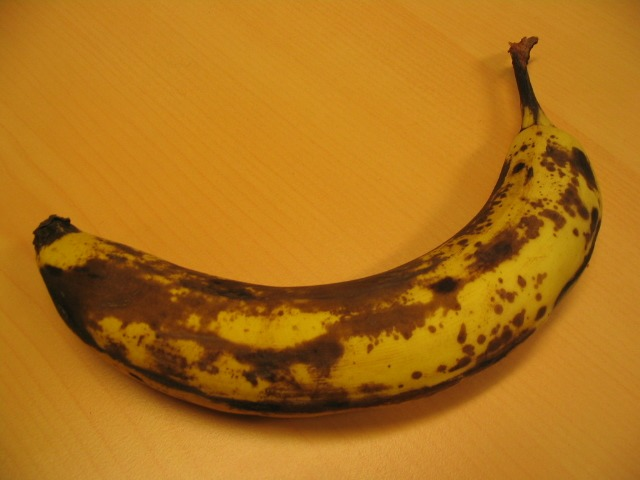
#> input picture Assignment_3/images/banana1.jpg, 640 x 480 px; its folder holds 8 pictures in this run; the run also reads 1 picture not shown here
$ jupyter execute --allow-errors grabcut.ipynb
#> lines starting #> are read from the running program, lines starting #| are printed output that depends on the picture; after the words box and inside, x2 and y2 are one past the last pixel; in counts of white or black regions, pixels touching at a corner belong together
[cell 1]
import numpy as np
import cv2
import glob
from sklearn.mixture import GaussianMixture
from scipy.stats import multivariate_normal as mvn
import igraph
from copy import deepcopy
import matplotlib.pyplot as plt

[cell 2]
from sklearn.cluster import KMeans
import numpy as np

class GaussianMixture:
    def __init__(self, X, n_components=5):
        self.n_components = n_components
        self.n_features = X.shape[1]
        self.n_samples = np.zeros(self.n_components)

        ## pi- mixing coefficient matrix
        self.coefs = np.zeros(self.n_components)
        ## means of n_components gaussains
        self.means = np.zeros((self.n_components, self.n_features))
        ## covariances matrices of n_component gaussians
        self.covariances = np.zeros((self.n_components, self.n_features,
                                     self.n_features))
        #print(X.shape)
        ##
        self.init_with_kmeans(X)

    def init_with_kmeans(self, X):
        ## initialize KMeans with n_components and get labels of each point
        label = KMeans(n_clusters=self.n_components, n_init=1).fit(X).labels_
        ## Compute k-means clustering
        self.fit(X, label)

    def calc_score(self, X, ci):
        score = np.zeros(X.shape[0])
        if self.coefs[ci] > 0:
            diff = X - self.means[ci]
            mult = np.einsum(
                'ij,ij->i', diff,
                np.dot(np.linalg.inv(self.covariances[ci]), diff.T).T)
            score = np.exp(-.5 * mult) / np.sqrt(2 * np.pi) / \
                np.sqrt(np.linalg.det(self.covariances[ci]))

        return score

    def calc_prob(self, X):
        prob = [self.calc_score(X, ci) for ci in range(self.n_components)]
        return np.dot(self.coefs, prob)

    def which_component(self, X):
        prob = np.array(
            [self.calc_score(X, ci) for ci in range(self.n_components)]).T
        return np.argmax(prob, axis=1)

    def fit(self, X, labels):
        assert self.n_features == X.shape[1]

        self.n_samples[:] = 0
        self.coefs[:] = 0

        uni_labels, count = np.unique(labels, return_counts=True)
        self.n_samples[uni_labels] = count

        variance = 0.01
        for ci in uni_labels:
            n = self.n_samples[ci]

            self.coefs[ci] = n / np.sum(self.n_samples)
            self.means[ci] = np.mean(X[ci == labels], axis=0)
            self.covariances[ci] = 0 if self.n_samples[ci] <= 1 else np.cov(
                X[ci == labels].T)

            det = np.linalg.det(self.covariances[ci])
            if det <= 0:
                self.covariances[ci] += np.eye(self.n_features) * variance
                det = np.linalg.det(self.covariances[ci])

[cell 3]
BG = 0
FG = 1
PR_BG = 2
PR_FG = 3

[cell 4]
class Grabcut:
    def __init__ (self, ip_img, mask, rect, num_gmm = 5, gamma = 50, neighbors = 8):
        self.img = np.asarray(ip_img, dtype=np.float64)
        self.out_image = deepcopy(ip_img)
        self.rows, self.cols, _ = self.img.shape
        self.mask = mask
        if rect is not None:
            self.mask[rect[1]:rect[1] + rect[3],rect[0]:rect[0] + rect[2]] = PR_FG
        self.assign_fg_bg()
        self.gmm_comp = num_gmm
        self.gamma = gamma
        self.neighbours = neighbors
        self.calc_smoothness_term()

        ## Initialize fg and bg GMMs with th respective pixels as data points
        self.fg_gmm = GaussianMixture(self.img[self.fgd_indexes], n_components = self.gmm_comp)
        self.bg_gmm = GaussianMixture(self.img[self.bgd_indexes], n_components = self.gmm_comp)

        ## GMM label of each pixel
        self.label_gmm = np.empty((self.rows, self.cols), dtype=np.uint32)

        ## Define two extra nodes of source and sink with there node numbers as n*m, n*m+1
        self.source_s = self.cols * self.rows
        self.sink_t = self.source_s + 1

    def assign_fg_bg(self):
        self.bgd_indexes = np.where(np.logical_or(self.mask == BG, self.mask == PR_BG))
        #print(self.fg_idx)
        self.fgd_indexes = np.where(np.logical_or(self.mask == FG, self.mask == PR_FG))

    def calc_smoothness_term(self):
        left_pix_diff = self.img[:, 1:] - self.img[:,:-1]
        upleft_pix_diff = self.img[1:, 1:] - self.img[:-1, :-1]
        up_pix_diff = self.img[1:, :] - self.img[:-1, :]
        upright_pix_diff = self.img[1:, :-1] - self.img[:-1, 1:]

        #self.beta = np.linalg.norm(left_pix_diff)**2 + np.linalg.norm(upleft_pix_diff)**2 + np.linalg.norm(up_pix_diff)**2 + np.linalg.norm(upright_pix_diff)**2

        self.beta = np.linalg.norm(left_pix_diff)**2 + np.linalg.norm(up_pix_diff)**2
        if self.neighbours == 8:
            self.beta += np.linalg.norm(upleft_pix_diff)**2 + np.linalg.norm(
                upright_pix_diff)**2
        #         self.beta = np.sum(np.square(left_diff)) + np.sum(np.square(up_left_diff)) + \
        #             np.sum(np.square(up_diff)) + \
        #             np.sum(np.square(up_right_diff))

        ## Here denominator denotes number of operations(subtractions) performed in finding expectation E
        if self.neighbours == 8:
            self.beta = 2.0 * self.beta / (4 * self.rows * self.cols - 3 *
                                           (self.rows + self.cols) + 2.0)
        else:
            self.beta = 2.0 * self.beta / (2 * self.rows * self.cols - 1 *
                                           (self.rows + self.cols) + 2.0)
        self.beta = 1 / self.beta

        #print(self.beta)
        ## gamma = 50, Find smootness term individually
        self.left_V = self.gamma * np.exp(-self.beta * np.sum(np.square(left_pix_diff), axis=2))

        self.upleft_V = self.gamma / np.sqrt(2) * np.exp(-self.beta * np.sum(np.square(upleft_pix_diff), axis=2))

        self.up_V = self.gamma * np.exp(-self.beta * np.sum(np.square(up_pix_diff), axis=2))

        self.upright_V = self.gamma / np.sqrt(2) * np.exp(-self.beta * np.sum(np.square(upright_pix_diff), axis=2))

    def assign_GMM(self):
        ## Assign a gaussain out of n_components gaussians to each fg pix
        ## depending its argmax y=N(mu,sigma,x) value
        self.label_gmm[self.fgd_indexes] = self.fg_gmm.which_component(
            self.img[self.fgd_indexes])
        ## Assign a gaussain out of n_components gaussians to each bg pix
        ## depending its argmax y=N(mu,sigma,x) value
        self.label_gmm[self.bgd_indexes] = self.bg_gmm.which_component(
            self.img[self.bgd_indexes])

    def learn_GMM(self):
        ## Deoending on Xi's assigned to each fg gmm, update its pi,mean, cov matrix
        self.fg_gmm.fit(self.img[self.fgd_indexes],
                         self.label_gmm[self.fgd_indexes])
        ## Deoending on Xi's assigned to each bg gmm, update its pi,mean, cov matrix
        self.bg_gmm.fit(self.img[self.bgd_indexes],
                         self.label_gmm[self.bgd_indexes])

    def make_n_links(self, mask1, mask2, V):
        mask1 = mask1.reshape(-1)
        mask2 = mask2.reshape(-1)
        self.gc_graph_capacity += V.reshape(-1).tolist()
        return list(zip(mask1, mask2))

    def construct_gc_graph(self):
        ## Get indices (between [0,m*n], which corresponds to node number in the graph)
        ## of fg, bg and probable fg/bg
        fgd_indexes = np.where(self.mask.reshape(-1) == FG)
        bgd_indexes = np.where(self.mask.reshape(-1) == BG)
        pr_indexes = np.where((self.mask.reshape(-1) == PR_FG)
                              | (self.mask.reshape(-1) == PR_BG))

        self.gc_graph_capacity = []
        edges = []

        ## Function creates edges between a given node 'source' and set of nodes 'sink'
        def make_edges(source, sinks):
            return list(zip([source] * sinks[0].size, sinks[0]))

        ## Create edges b/w source_s and nodes(pixels) which are probable fg/bg
        edges += make_edges(self.source_s, pr_indexes)

        self.gc_graph_capacity += list(-np.log(
            self.bg_gmm.calc_prob(self.img.reshape(-1, 3)[pr_indexes])))

        ## Create edges b/w sink_t and nodes(pixels) which are probable fg/bg
        edges += make_edges(self.sink_t, pr_indexes)
        ## Find the data term(U) for 'probable fg/bg' nodes as -log(p(.))
        ## where p(.) is gaussian probability distribution
        self.gc_graph_capacity += list(-np.log(
            self.fg_gmm.calc_prob(self.img.reshape(-1, 3)[pr_indexes])))

        ## Create edges b/w source_s and fg nodes(pixels)
        edges += make_edges(self.source_s, fgd_indexes)
        self.gc_graph_capacity += [9 * self.gamma] * fgd_indexes[0].size

        ## Create edges b/w sink_t and fg nodes(pixels)
        edges += make_edges(self.sink_t, fgd_indexes)
        self.gc_graph_capacity += [0] * fgd_indexes[0].size

        ## Create edges b/w source_s and bg nodes(pixels)
        edges += make_edges(self.source_s, bgd_indexes)
        self.gc_graph_capacity += [0] * bgd_indexes[0].size

        ## Create edges b/w sink_t and fg nodes(pixels)
        edges += make_edges(self.sink_t, bgd_indexes)
        self.gc_graph_capacity += [9 * self.gamma] * bgd_indexes[0].size


        img_indexes = np.arange(
            self.rows * self.cols, dtype=np.uint32).reshape(
                self.rows, self.cols)

        ## Give edge weights to links which are with left node
        edges += self.make_n_links(img_indexes[:, 1:], img_indexes[:, :-1],
                                   self.left_V)
        ## Give edge weights to links which are with upper-left node
        edges += self.make_n_links(img_indexes[1:, 1:], img_indexes[:-1, :-1],
                                   self.upleft_V)
        ## Give edge weights to links which are with the upper nodes(pixels)
        edges += self.make_n_links(img_indexes[1:, :], img_indexes[:-1, :],
                                   self.up_V)
        ## Give edge weights to links which are with upper-left node(pix)
        edges += self.make_n_links(img_indexes[1:, :-1], img_indexes[:-1, 1:],
                                   self.upright_V)

        assert (len(edges) == len(self.gc_graph_capacity))

        ## Initialize igraph object with m*n+2 vertices
        self.gc_graph = igraph.Graph(self.rows * self.cols + 2)
        ## Add edges to the graph passed as tuple(u,v) that are formed above
        self.gc_graph.add_edges(edges)

    # [45 lines left out: functions estimate_segmentation, calculate_energy, not called in this run]

    def modified_image(self):
        img2 = deepcopy(self.out_image)
        mask = self.mask.copy()
        mask2 = np.where((self.mask == 1) + (self.mask == 3), 255,
                         0).astype('uint8')
        #print(type(img2))
        #print(type(mask2))
        return cv2.bitwise_and(img2, img2, mask=mask2)

    def run(self, num_iters=2):
        for i in range(num_iters):
            ## Find argmax (y=N(mu,sig,x)), of each data point (pix) for both fg and bg pix
            ## and  assign a Gaussain to each X depending on max y
            self.assign_GMM()
            ## Depending on assignments of Xi's to each gmmof fg and bg, update its pi, mean, cov
            self.learn_GMM()
            ## Construct graph: Create and connect nodes source, sink, fg, bg, and give them weights
            self.construct_gc_graph()
            ## Peform st-mincut on the graph created above and
            ## update the labels of the pixels as FG, BG, or PR_FG, PR_BG in this iteration
            self.estimate_segmentation()

            # [5 lines of commented-out code are left out]

[cell 5]
drawing = False # true if mouse is pressed
ix,iy = -1,-1
jx, jy = -1, -1
# [16 lines left out: function draw_rect, not called in this run]

img = np.zeros((512,512,3), np.uint8)
cv2.namedWindow('image')
coord = cv2.setMouseCallback('image',draw_rect)

while(1):
    cv2.imshow('image',img)
    k = cv2.waitKey(1) & 0xFF
#> (key Esc is pressed here)
#> further down, input_img is the input picture: shape (480, 640, 3); mean B, G, R 25.2, 113.9, 175.1
    if k == ord('m'):
        mode = not mode
    elif k == 27:
        break
print(ix,iy, jx,jy)
cv2.destroyAllWindows()

[cell 6]
images = glob.glob("./images/*")

#> (the rest of this cell did not finish here and is left out)

[cell 7]
input_img = cv2.imread("./images/banana3.jpg")
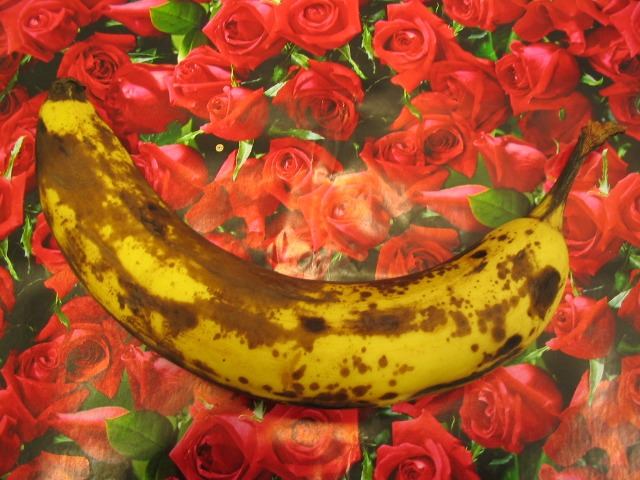
#> input picture Assignment_3/images/banana3.jpg, 640 x 480 px
#> input_img is the input picture: shape (480, 640, 3); mean B, G, R 36.8, 81.8, 169.8
img_copy = deepcopy(img)
bb_file = open("./bboxes/banana3.txt", "r")
#> (reads Assignment_3/bboxes/banana3.txt from the repository)
coord = bb_file.readline()
coord = coord.split()
p,q,r,s = int(coord[0]), int(coord[1]), int(coord[2]), int(coord[3])
rect = (p, q, abs(p-r), abs(q-s))  # (x,y,width, height) of rect
mask = np.zeros(input_img.shape[:2], dtype=np.uint8)
gg = Grabcut(input_img, mask, rect)
#> in __init__, `self.mask[rect[1]:rect[1] + rect[3],rect[0]:rect[0] + rect[2]] = PR_FG`:
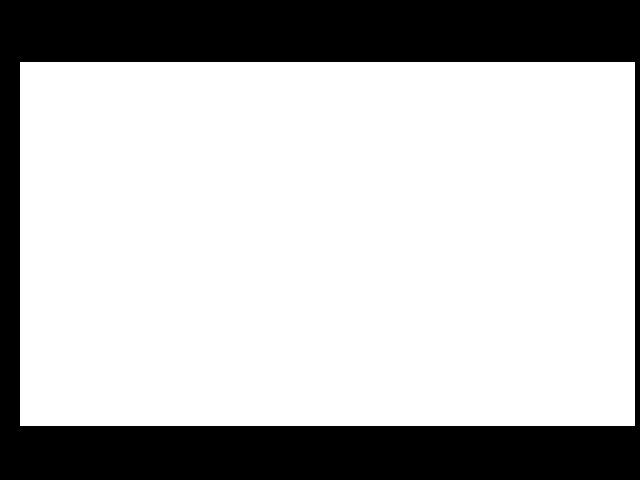
#> self.mask: shape (480, 640); values 0 (black) and 3 (white), 72.9% white; 1 black region, box (x1, y1, x2, y2) and area: (0, 0, 640, 480) 83340
#> in assign_fg_bg, `self.bgd_indexes = np.where(np.logical_or(self.mask == BG, self.mask =..`: self.bgd_indexes = 83340 positions, rows 0 to 479, columns 0 to 639
#> in assign_fg_bg, `self.fgd_indexes = np.where(np.logical_or(self.mask == FG, self.mask =..`: self.fgd_indexes = 223860 positions, rows 62 to 425, columns 20 to 634
#> in calc_smoothness_term, `self.beta = np.linalg.norm(left_pix_diff)**2 + np.linalg.norm(up_pix_d..`: self.beta = 176608275
#> in calc_smoothness_term, `self.beta += np.linalg.norm(upleft_pix_diff)**2 + np.linalg.norm( upri..`: self.beta = 485498575
#> in calc_smoothness_term, `self.beta = 2.0 * self.beta / (4 * self.rows * self.cols - 3 * (self.r..`: self.beta = 792.4
#> in calc_smoothness_term, `self.beta = 1 / self.beta`: self.beta = 0.00126
#> in calc_smoothness_term, `self.up_V = self.gamma * np.exp(-self.beta * np.sum(np.square(up_pix_d..`:
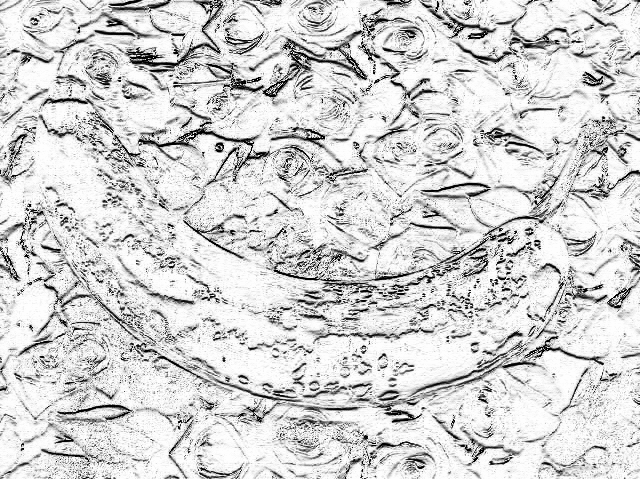
#> self.up_V: shape (479, 640) float64; min 1.35e-24, max 50, mean 41.2; drawn with min black and max white
#> in calc_smoothness_term, `self.upright_V = self.gamma / np.sqrt(2) * np.exp(-self.beta * np.sum(..`:
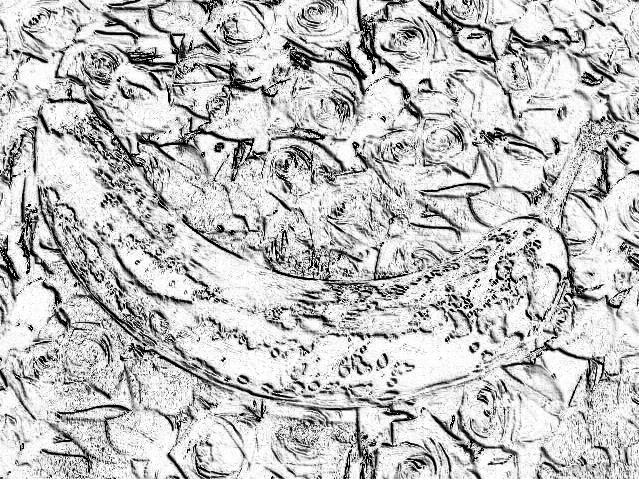
#> self.upright_V: shape (479, 639) float64; min 4.79e-38, max 35.36, mean 26.7; drawn with min black and max white
#> in fit, `uni_labels, count = np.unique(labels, return_counts=True)`: uni_labels = [0, 1, 2, 3, 4]; count = [34867, 40392, 65822, 63077, 19702]
#> the loop in fit, `for ci in uni_labels:` made 5 passes
#> n on passes 1 to 5: 34867, 40392, 65822, 63077, 19702
#> after the loop in fit, `for ci in uni_labels:`: self.coefs = [0.156, 0.18, 0.294, 0.282, 0.088]; self.means = [[19.49, 163.6, 204.1], [29.63, 59.25, 87.37], [40.24, 65.68, 212.4], [26.97, 77.65, 147.3], [93.63, 131.2, 237.4]]
#> the loop in fit (call 2), `for ci in uni_labels:` made 5 passes
#> n on passes 1 to 5: 16737, 14882, 20010, 9017, 22694
iterations = 5
gg.run(iterations)
#> the loop in run, `for i in range(num_iters):` made 1 pass
#> fgd_indexes in construct_gc_graph on pass 1: (empty array,)
#> (the call stopped at in construct_gc_graph, `self.gc_graph = igraph.Graph(self.rows * self.cols + 2)`: igraph is not available in this run)
#output = gg.modified_image()

[cell 8]
input_img = cv2.imread("./images/bush.jpg")
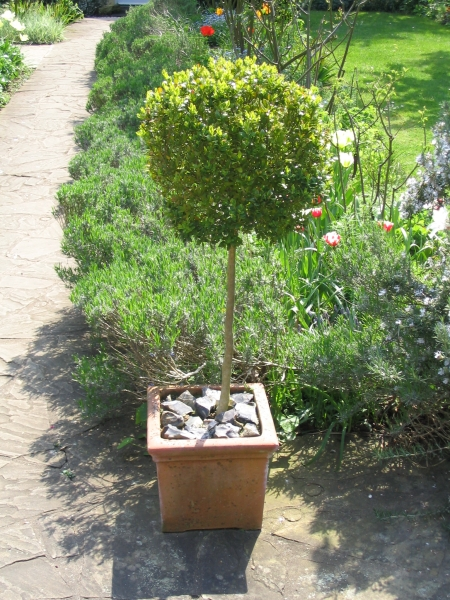
#> input picture Assignment_3/images/bush.jpg, 450 x 600 px
#> input_img is the input picture: shape (600, 450, 3); mean B, G, R 101.4, 138.7, 126.4
img_copy = deepcopy(input_img)
bb_file = open("./bboxes/bush.txt", "r")
#> (reads Assignment_3/bboxes/bush.txt from the repository)
coord = bb_file.readline()
coord = coord.split()
p,q,r,s = int(coord[0]), int(coord[1]), int(coord[2]), int(coord[3])
rect = (p, q, abs(p-r), abs(q-s))  # (x,y,width, height) of rect
mask = np.zeros(input_img.shape[:2], dtype=np.uint8)
num_gmm_comp = [2,3,5,8]
#> (the rest of this cell did not finish here and is left out)

[cell 9]
input_img = cv2.imread("./images/stone1.jpg")
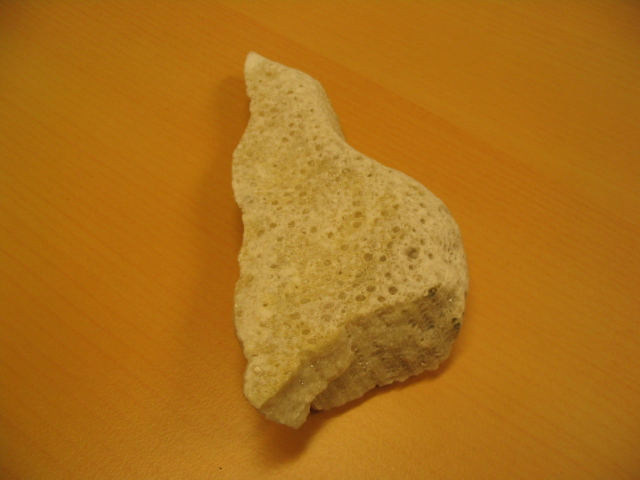
#> input picture Assignment_3/images/stone1.jpg, 640 x 480 px
#> input_img is the input picture: shape (480, 640, 3); mean B, G, R 23.6, 110.7, 171.8
img_copy = deepcopy(input_img)
bb_file = open("./bboxes/stone1.txt", "r")
#> (reads Assignment_3/bboxes/stone1.txt from the repository)
coord = bb_file.readline()
coord = coord.split()
p,q,r,s = int(coord[0]), int(coord[1]), int(coord[2]), int(coord[3])
rect = (p, q, abs(p-r), abs(q-s))  # (x,y,width, height) of rect
mask = np.zeros(input_img.shape[:2], dtype=np.uint8)

gg = Grabcut(img_copy, mask, rect, neighbors = 4)
#> call 3 of __init__, with rect = (214, 33, 272, 413), num_gmm = 5, gamma = 50, neighbors = 4
#> in __init__ (call 3), `self.mask[rect[1]:rect[1] + rect[3],rect[0]:rect[0] + rect[2]] = PR_FG`:
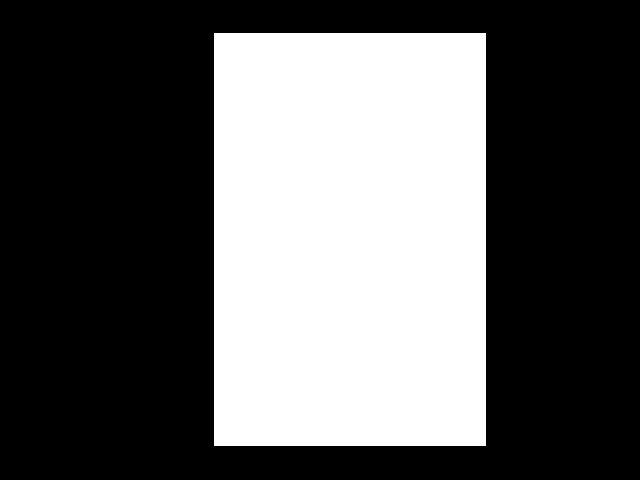
#> self.mask: shape (480, 640); values 0 (black) and 3 (white), 36.6% white; 1 white region, box (x1, y1, x2, y2) and area: (214, 33, 486, 446) 112336
#> in calc_smoothness_term (call 3), `upright_pix_diff = self.img[1:, :-1] - self.img[:-1, 1:]`:
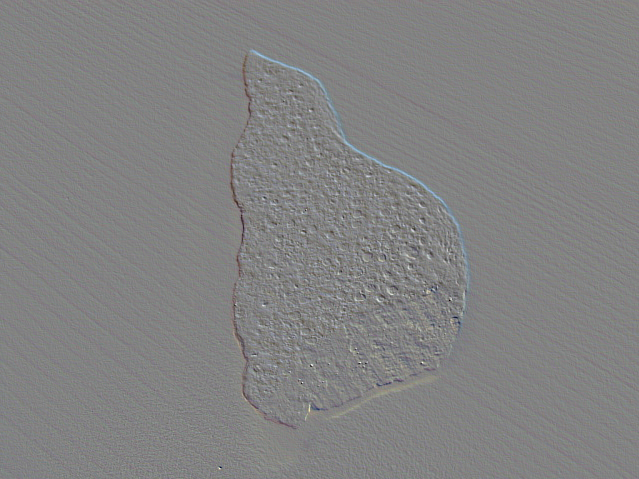
#> upright_pix_diff: shape (479, 639, 3) float64; mean B, G, R 0, 0, 0; drawn with min black and max white
#> in calc_smoothness_term (call 3), `self.beta = np.linalg.norm(left_pix_diff)**2 + np.linalg.norm(up_pix_d..`: self.beta = 20714424
#> in calc_smoothness_term (call 3), `self.beta = 2.0 * self.beta / (2 * self.rows * self.cols - 1 * (self.r..`: self.beta = 67.55
#> in calc_smoothness_term (call 3), `self.beta = 1 / self.beta`: self.beta = 0.0148
#> in calc_smoothness_term (call 3), `self.upleft_V = self.gamma / np.sqrt(2) * np.exp(-self.beta * np.sum(n..`:
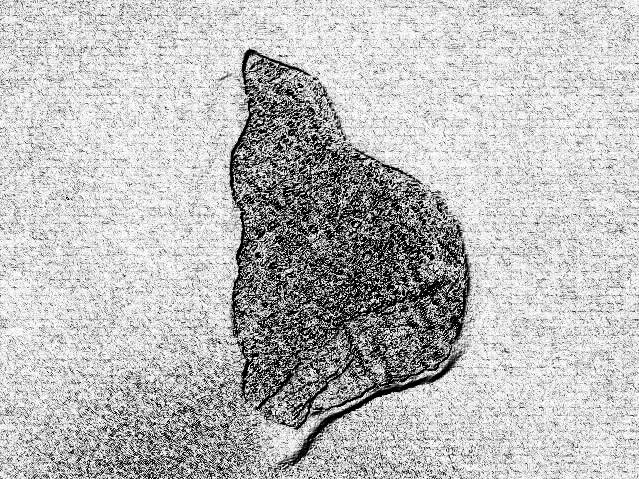
#> self.upleft_V: shape (479, 639) float64; min 3.54e-78, max 35.36, mean 26.1; drawn with min black and max white
#> (the rest of the program and of its run is left out)
